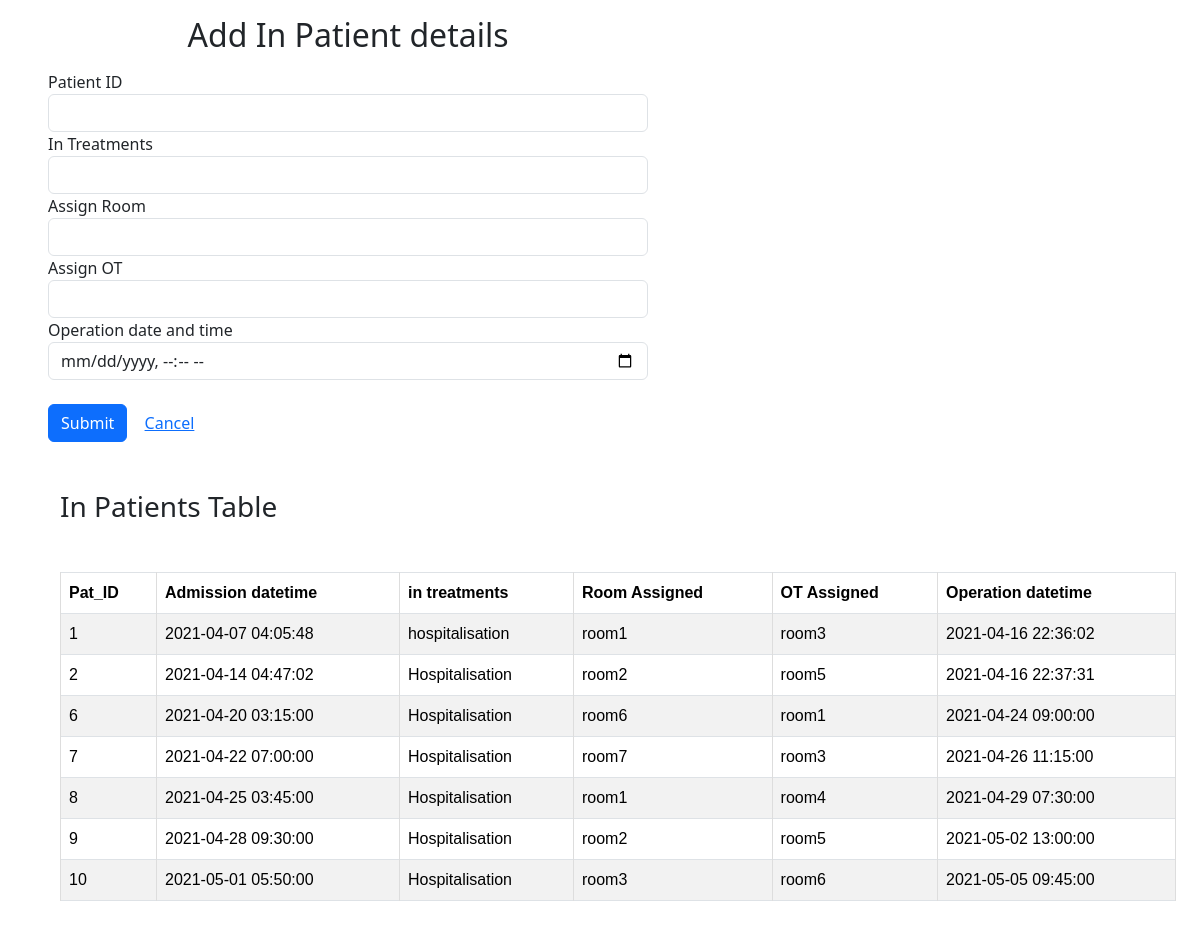
Screenshot of /add_show_inpatient.php with the database file from the repository.
### tables this page shows
CREATE TABLE `in_patients` (
  `Pat_ID` int(11) NOT NULL,
  `Addmission_Date_Time` timestamp NOT NULL DEFAULT current_timestamp() ON UPDATE current_timestamp(),
  `In_treatments` varchar(100) DEFAULT NULL,
  `Room_assigned` varchar(10) NOT NULL,
  `OT_assigned` varchar(10) DEFAULT NULL,
  `Operation_Date_Time` timestamp NOT NULL DEFAULT '0000-00-00 00:00:00'
);

### add_show_inpatient.php (the view, shortened to what this page needs)
<!DOCTYPE html>
<html>
<head>
    <link href="https://cdn.jsdelivr.net/npm/bootstrap@5.3.2/dist/css/bootstrap.min.css" rel="stylesheet">
    <link rel="stylesheet" href="style.css">
</head>
<body>
    <div class="col-md-6 mx-5">
        <h2 class="text-center my-3">Add In Patient details</h2>
        <form method="post" action="insert_in_patient.php">
            <div class="form-group">
                <label for="Pat_ID">Patient ID</label>
                <input type="number" class="form-control" id="Pat_ID" name="Pat_ID" required>
            </div>
            <div class="form-group">
                <label for="treatment">In Treatments</label>
                <input type="text" class="form-control" id="treatment" name="treatment" required>
            </div>
            <div class="form-group">
                <label for="room_assigned">Assign Room</label>
                <input type="text" class="form-control" id="room_assigned" name="room_assigned" required>
            </div>
            <div class="form-group">
                <label for="ot_assigned">Assign OT </label>
                <input type="text" class="form-control" id="ot_assigned" name="ot_assigned" required>
            </div>
            <div class="form-group">
                <label for="operatime">Operation date and time</label>
                <input type="datetime-local" class="form-control" id="operatime" name="operatime" required>
            </div>
            <div class="form-group my-4">
                <button type="submit" class="btn btn-primary" name="save">Submit</button>
                <a class="btn btn-link ml-2" href="index.php">Cancel</a>
            </div>
        </form>
    </div>
    <div class="container my-5 mx-5">
        <?php
        include 'config.php';
        $result = mysqli_query($link, "SELECT * FROM in_patients");
        if (mysqli_num_rows($result) > 0) {
        ?>
            <h3 class="my-5">In Patients Table</h3>
            <div class="table-responsive">
                <table class="table table-bordered table-striped">
                    <thead class="thead-dark">
                        <tr>
                            <th>Pat_ID</th>
                            <th>Admission datetime</th>
                            <th>in treatments</th>
                            <th>Room Assigned</th>
                            <th>OT Assigned</th>
                            <th>Operation datetime</th>
                        </tr>
                    </thead>
                    <tbody>
                        <?php
                        while ($row = mysqli_fetch_array($result)) {
                        ?>
                            <tr>
                                <td><?php echo $row["Pat_ID"]; ?></td>
                                <td><?php echo $row["Addmission_Date_Time"]; ?></td>
                                <td><?php echo $row["In_treatments"]; ?></td>
                                <td><?php echo $row["Room_assigned"]; ?></td>
                                <td><?php echo $row["OT_assigned"]; ?></td>
                                <td><?php echo $row["Operation_Date_Time"]; ?></td>
                            </tr>
                        <?php
                        }
                        ?>
                    </tbody>
                </table>
            </div>
        <?php
        } else {
            echo "<h3>No in Patients found.</h3>";
        }
        ?>
    </div>
</body>
</html>

### style.css (style rules this page uses)
* { margin: 0; padding: 0; box-sizing: border-box; }
table { font-family: arial, sans-serif; border-collapse: collapse; width: 100%; }
td, th { border: 1px solid #dddddd; text-align: left; padding: 8px; }
tr:nth-child(even) { background-color: white; }

### rows the page displays
in_patients: Pat_ID "1", Addmission_Date_Time "2021-04-07 04:05:48", In_treatments "hospitalisation", Room_assigned "room1", OT_assigned "room3", Operation_Date_Time "2021-04-16 22:36:02"
in_patients: Pat_ID "2", Addmission_Date_Time "2021-04-14 04:47:02", In_treatments "Hospitalisation", Room_assigned "room2", OT_assigned "room5", Operation_Date_Time "2021-04-16 22:37:31"
in_patients: Pat_ID "6", Addmission_Date_Time "2021-04-20 03:15:00", In_treatments "Hospitalisation", Room_assigned "room6", OT_assigned "room1", Operation_Date_Time "2021-04-24 09:00:00"
in_patients: Pat_ID "7", Addmission_Date_Time "2021-04-22 07:00:00", In_treatments "Hospitalisation", Room_assigned "room7", OT_assigned "room3", Operation_Date_Time "2021-04-26 11:15:00"
in_patients: Pat_ID "8", Addmission_Date_Time "2021-04-25 03:45:00", In_treatments "Hospitalisation", Room_assigned "room1", OT_assigned "room4", Operation_Date_Time "2021-04-29 07:30:00"
in_patients: Pat_ID "9", Addmission_Date_Time "2021-04-28 09:30:00", In_treatments "Hospitalisation", Room_assigned "room2", OT_assigned "room5", Operation_Date_Time "2021-05-02 13:00:00"
in_patients: Pat_ID "10", Addmission_Date_Time "2021-05-01 05:50:00", In_treatments "Hospitalisation", Room_assigned "room3", OT_assigned "room6", Operation_Date_Time "2021-05-05 09:45:00"
